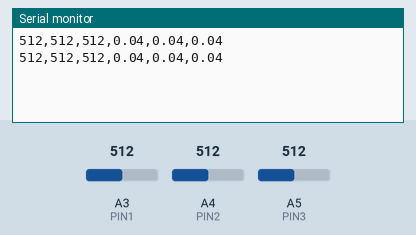
The sketch below on a simulated Arduino Uno, built with avr-gcc and run on an emulated ATmega328P. Shown: the last lines printed to the serial monitor. The inputs (shaded band) are chosen by the test bench; at power-on: A3 (PIN1) = 512, A4 (PIN2) = 512, A5 (PIN3) = 512.

Above: at 1.8 s.
1.9 s: A3 (PIN1) set to 716
At 2.8 s:
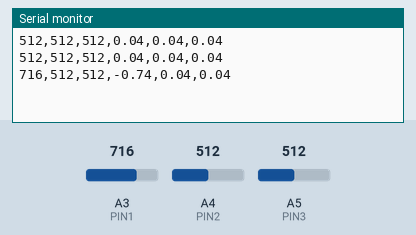
3.4 s: A4 (PIN2) set to 716
At 4.6 s:
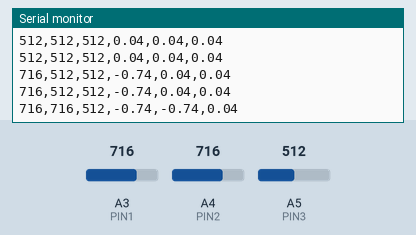
4.9 s: A5 (PIN3) set to 716
At 5.5 s:
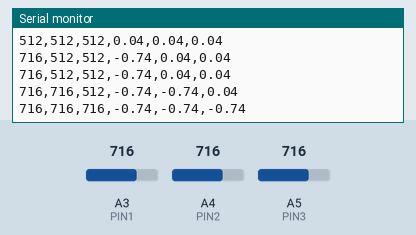
6.4 s: A3 (PIN1) set to 900
At 7.7 s:
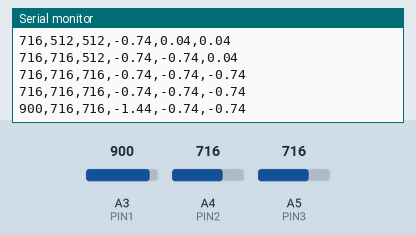
7.9 s: A4 (PIN2) set to 900
At 8.8 s:
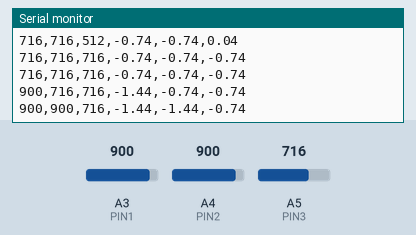
9.4 s: A5 (PIN3) set to 900
At 10.8 s:
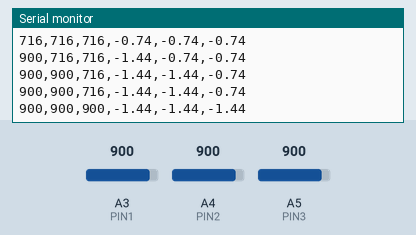
Timing chart, 0 to 11.9 s (numbered marks = the images above; inputs shaded):
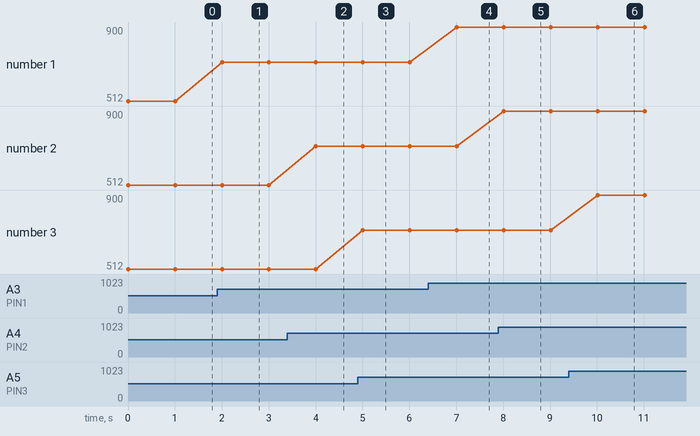

The sketch:

SEN0193_3.ino
```cpp
int count=0;
int relay=0;
float bound_hi=523;
float bound_low=261;
#define PIN1 A3
#define PIN2 A4
#define PIN3 A5

void setup() {
  Serial.begin(9600); // open serial port, set the baud rate as 9600 bps
  pinMode(PIN1,INPUT);
  pinMode(PIN2,INPUT);
  pinMode(PIN3,INPUT);
}

void loop() {
  int val1,val2,val3;
  float vwc1,vwc2,vwc3;

  val1 = analogRead(PIN1); //connect sensor to Analog 0
  val2 = analogRead(PIN2);
  val3 = analogRead(PIN3);
  vwc1 = 1-((val1-bound_low)/(bound_hi-bound_low));
  vwc2 = 1-((val2-bound_low)/(bound_hi-bound_low));
  vwc3 = 1-((val3-bound_low)/(bound_hi-bound_low));
  //Serial.println(vwc*100); //print the value to serial port
  Serial.print(val1); Serial.print(",");
  Serial.print(val2); Serial.print(",");
  Serial.print(val3); Serial.print(",");
  Serial.print(vwc1); Serial.print(",");
  Serial.print(vwc2); Serial.print(",");
  Serial.print(vwc3); Serial.println("");
  delay(1000);
  count++;
}
```

Measured:
- after the input at 1.9 s, the serial monitor: prints a new line after 0.10 s (image 1)
- after the input at 3.4 s, the serial monitor: prints a new line after 0.61 s (image 2)
- after the input at 4.9 s, the serial monitor: prints a new line after 0.11 s (image 3)
- after the input at 6.4 s, the serial monitor: prints a new line after 0.62 s (image 4)
- after the input at 7.9 s, the serial monitor: prints a new line after 0.12 s (image 5)
- after the input at 9.4 s, the serial monitor: prints a new line after 0.62 s (image 6)
- plotted number 1: 512 → 716 after the input at 1.9 s, 716 → 900 after the input at 6.4 s
